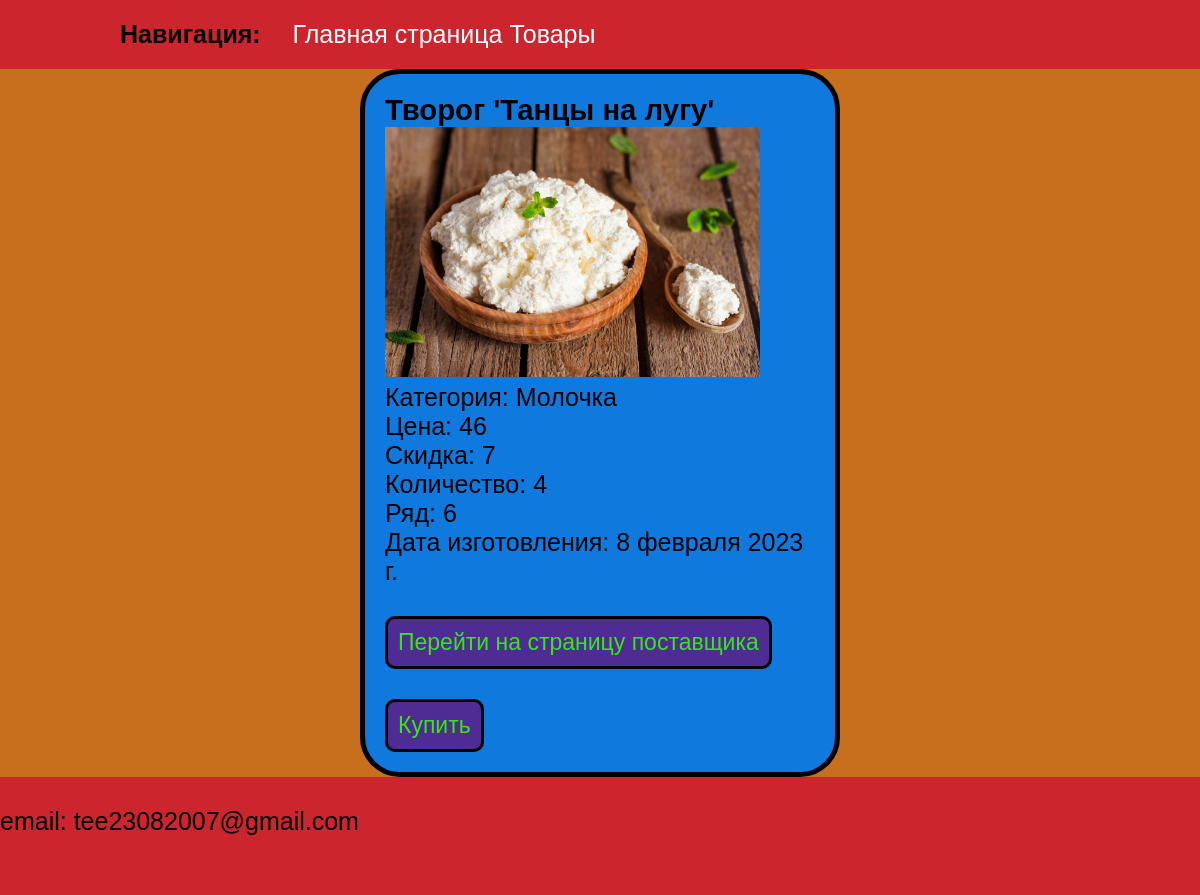
/products/4/, run on the app's committed database.
### core/models.py (models this page shows, shortened)
class Product(models.Model):
    name = models.CharField(max_length=50, null=True, unique=True, verbose_name='Наименование')
    category = models.ForeignKey(
        'Category',
        on_delete=models.SET_NULL,
        null=True,
        verbose_name='Категория'
    )
    cash = models.IntegerField(null=False, verbose_name='Цена')
    row = models.IntegerField(null=False, verbose_name='Ряд')
    sale = models.IntegerField(null=True, verbose_name='Скидка')
    cnt = models.IntegerField(null=True, verbose_name='Количество', default=0)
    dater = models.DateField(null=False, verbose_name='Дата изготавления', default='2023-02-08')
    image = models.ImageField(upload_to='', default='static/images/placeholder.png')

class Category(models.Model):
    name = models.CharField(max_length=50, unique=True)
    image = models.ImageField(upload_to='categories/')
    def __str__(self):
        return self.name

### core/views.py (the view)
# urls.py: path('<int:id>/', product_view, name = 'product'),
def product_view(request: HttpResponse, id: int):
    product = get_product(id)
    if request.method == 'GET':
        if product.category is None:
            pass
        return render(request, 'core/product.html',{
            'title': product.name,
            'product': product
            })
    return HttpResponse(status = 204)

### core/views.py (called while the page is built)
def get_product(id: int):
    try:
        return Product.objects.get(pk=id)
    except Product.DoesNotExist:
        raise Http404

### core/templates/core/product.html
{% extends 'core/base_layout.html' %}
{% load static %}
{% block meta %}
    <link rel="stylesheet" href="{% static 'styles/products.css' %}">
    <link rel="stylesheet" href="{% static 'styles/adapt.css' %}">
{% endblock %}
{% block content %}
<article class="product">
    <h3>{{ product.name }}</h3>
    <div>
        <img
        class="imgp"
        {% if product.category is None %}
            src="{% static 'images/placeholder.png' %}"
        {% else %}
            src="{{product.image.url}}"
        {% endif %}
        alt="Изображение"
        >
    </div>
    <p>Категория: {{ product.category }}</p>
    <p>Цена: {{ product.cash }}</p>
    <p>Скидка: {{ product.sale }}</p>
    <p>Количество: {{ product.cnt }}</p>
    <p>Ряд: {{ product.row }}</p>
    <p>Дата изготовления: {{ product.dater }}</p>
    {% if product.category.name == 'Молочка' %}
        <a class="product_link" href="{% url 'cow_view' %}">Перейти на страницу поставщика</a>
    {% elif product.name == 'Грустные гвозди' %}
        <a class="product_link" href="{% url 'govz_view' %}">Перейти на страницу поставщика</a>
    {% endif %}
    <br>
    {% if product.cnt != 0 %}
        <a class="product_link" href="{% url 'make_order' product_id=product.id %}">Купить</a>
    {% else %}
        <p><strong>Товар закончился</strong></p>
    {% endif %}
</article>
{% endblock %}

### core/static/styles/layout.css (style rules this page uses)
* { margin: 0; padding: 0; }
html, body { font-size: 25px; font-family: sans-serif; }

### core/static/styles/products.css (style rules this page uses)
.product_link { text-decoration: none; color: rgb(56, 230, 21); }
.product { border: solid black 5px; border-radius: 40px; padding: 20px; background-color: rgb(15, 121, 221); }
.product_link { margin-top: 30px; background-color: rgb(79, 43, 148); display: inline-block; padding: 10px; border: solid black; border-radius: 10px; font-size: 23px; }
.imgp { height: 250px; }

### data on the page
Product: name "Творог 'Танцы на лугу'", image (picture), category "Молочка", cash "46", sale "7", cnt "4", row "6", dater "8 февраля 2023 г."
